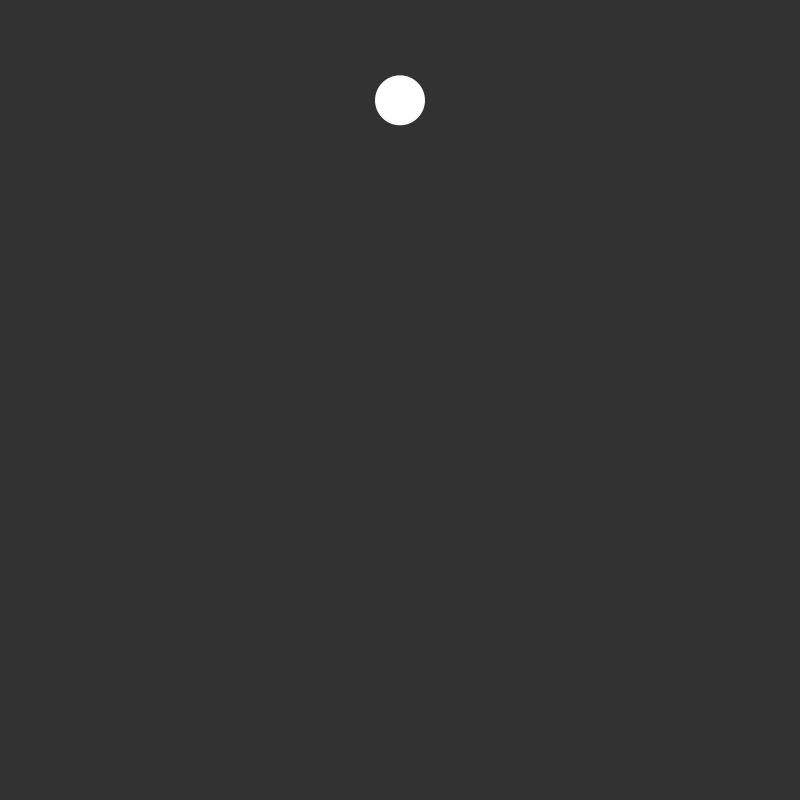
Frame 1 (no input)
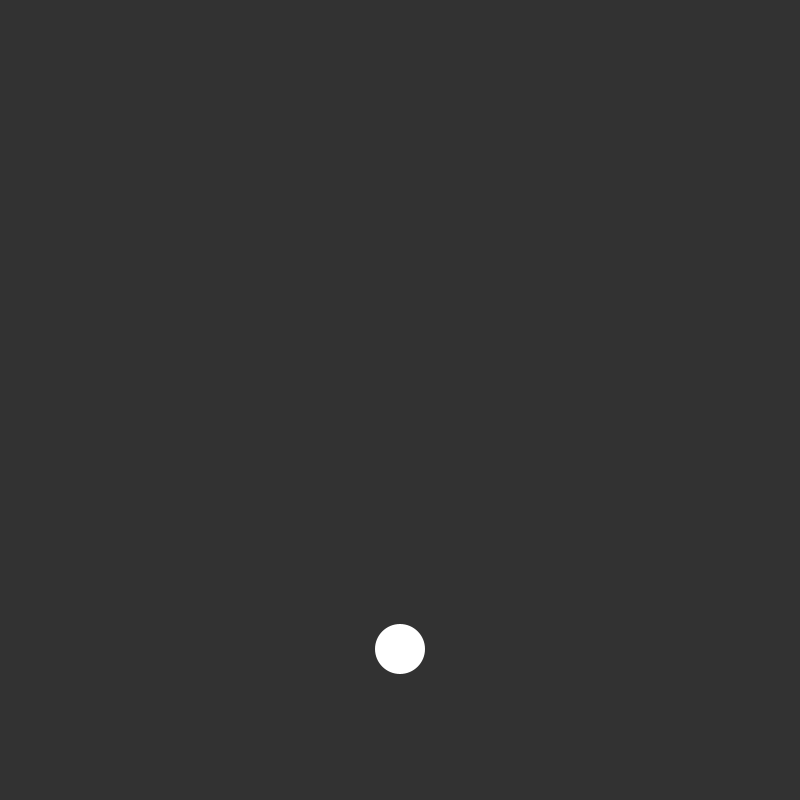
Frame 60 (the mouse pressed at the canvas centre just before this capture)
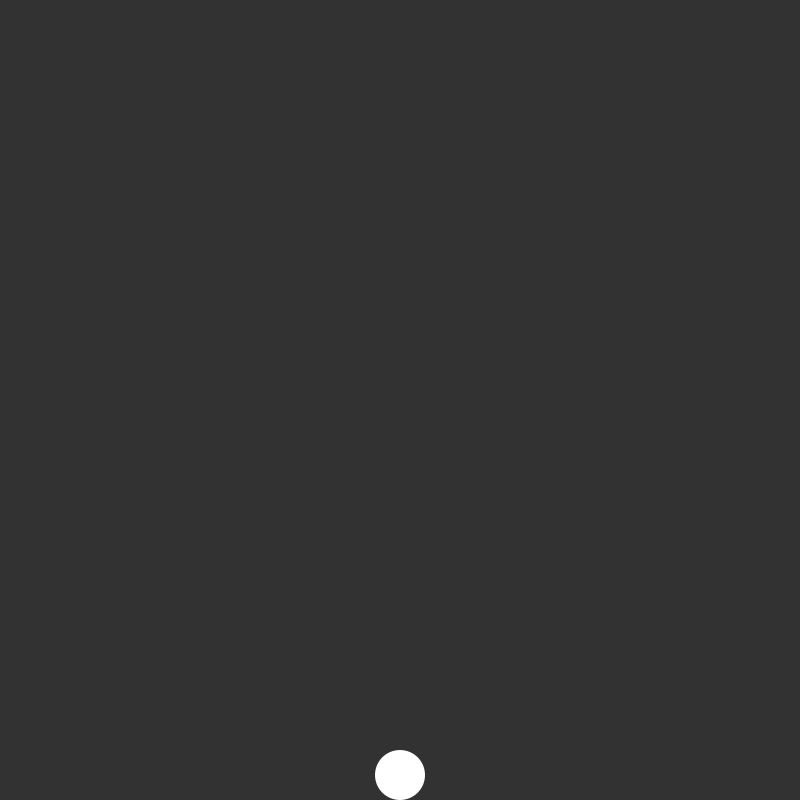
Frame 120 (the mouse held since frame 60 and released just before this capture)

The Processing sketch that drew these frames (run headless with seeded random() and noise(); from frame 60 on, the mouse is pressed at the canvas centre):

// Processing sketch: Gravity
// ── Gravity.pde

/*
GRAVITY
Jeff Thompson | 2015 | www.jeffreythompson.org

Simulating physics can be pretty easy (like this gravity
example) or REALLY complicated. Here we move a ball using
gravity and control its "bounciness" with a friction
variable.

For an example with directional movement, see the "BouncingBubbles"
example in the "Motion" section of the Processing examples.

For REALLY fancy (but complicated) physics, try the Box2D
engine for Processing, explained in Daniel Shiffman's great
book "Nature of Code".

CHALLENGES:
+  Try moving this code to an object-oriented approach, randomly
   adding balls to an ArrayList and dropping them across the screen
   from random X coordinates like bouncing raindrops.
+  Instead of just the bottom of the screen, can you make the ball
   check its Y position off a box and bounce? What about an ArrayList
   of balls bouncing off an ArrayList of boxes?

*/

float dia =       50;      // size of the ball
float gravity =   0.3;     // strength of gravity - try changing!
float friction =  -0.4;    // "bounciness" of the ball - also change!

float x, y;                // position
float speed = 0;           // initial speed is 0


void setup() {
  size(800,800);
  
  x = width/2;             // start ball at top
  y = dia*2;
}


void draw() {
  background(50);
  
  // update position by incrementally adding
  // gravity - this makes the ball accelerate
  speed += gravity;
  y += speed;
  
  // bounce!
  // first we set the position of the ball to the 
  // bottom, otherwise it drifts down below the bottom
  // then we reverse the direction and reduce the speed
  // by multiplying it by friction
  if (y + dia/2 > height) {
    y = height-dia/2;
    speed *= friction;
  }
  
  // draw the ball
  fill(255);
  noStroke();
  ellipse(x, y, dia, dia);
}


// any key to drop the ball again
void keyPressed() {
  y = dia/2;          // reset position...
  speed = 0;          // and speed
}
